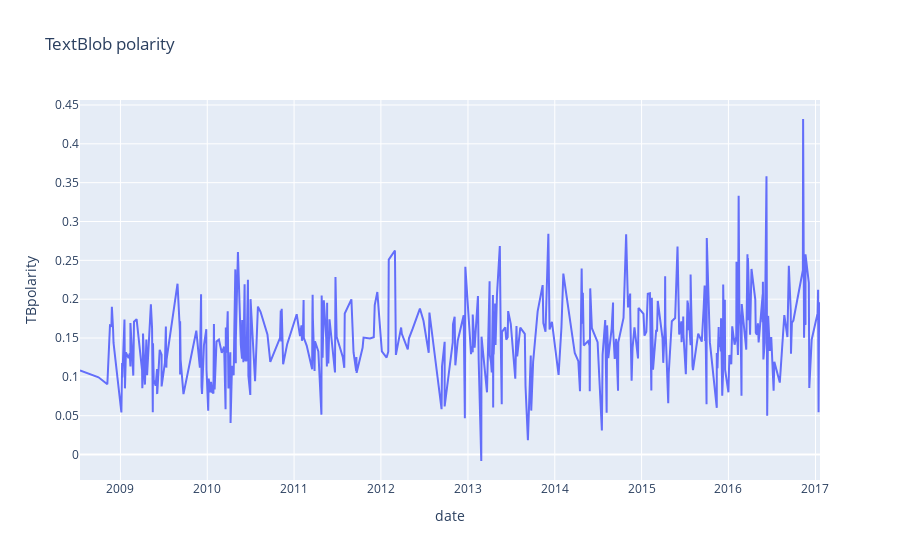

Notebook code for this chart:
### Code cell
plot_df = text_df.iloc[15:]
fig = px.line(plot_df, x=plot_df.index, y="TBpolarity", hover_name=plot_df.index,
             title='TextBlob polarity')
fig.show()

### Figure 1 — Plotly figure (JSON) as saved in the notebook; plotly's stock layout.template omitted (floating-point values rounded to 4 significant figures; data arrays with more than 128 entries replaced by an {"elided": "..."} marker saying what was removed)
{"data": [{"hovertemplate": "<b>%{hovertext}</b><br><br>date=%{x}<br>TBpolarity=%{y}<extra></extra>", "hovertext": {"elided": "418 str values"}, "legendgroup": "", "line": {"color": "#636efa", "dash": "solid"}, "marker": {"symbol": "circle"}, "mode": "lines", "name": "", "orientation": "v", "showlegend": false, "type": "scatter", "x": {"elided": "418 str values"}, "xaxis": "x", "y": {"elided": "418 float values"}, "yaxis": "y"}], "layout": {"legend": {"tracegroupgap": 0}, "title": {"text": "TextBlob polarity"}, "xaxis": {"anchor": "y", "domain": [0, 1], "title": {"text": "date"}}, "yaxis": {"anchor": "x", "domain": [0, 1], "title": {"text": "TBpolarity"}}}}
